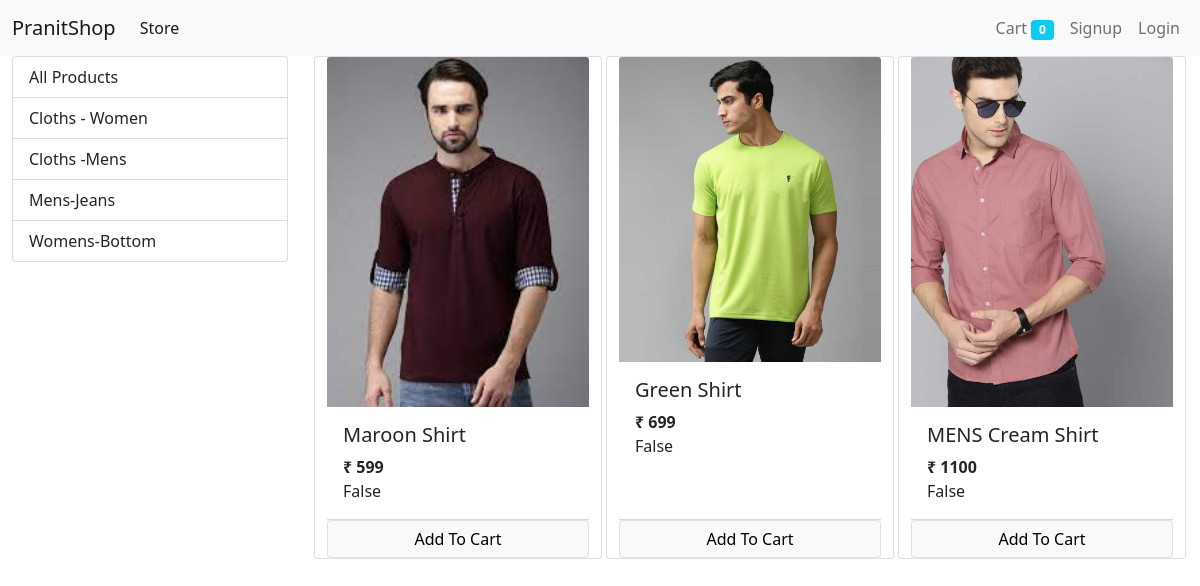
The app's page /?category=4 with its own data.
### store/models.py (models this page shows, shortened)
class Category(models.Model):
    name=models.CharField( max_length=50)
    @staticmethod
    def get_all_categories():
        return Category.objects.all()

class Product(models.Model):
    name=models.CharField(max_length=50)
    price=models.IntegerField(default=0)
    category=models.ForeignKey("store.Category",on_delete=models.CASCADE,default=1)
    description=models.CharField( max_length=200)
    image=models.ImageField(upload_to='uploads/products/')
    @staticmethod
    def get_all_product_by_categoryid(category_id):
        if category_id:
            return Product.objects.filter(category=category_id)
        else:
            return Product.get_all_product()

### store/views.py (the view, shortened to what this page needs)
# urls.py: path('',views.Index.as_view() ,name='homepage'),
class Index(View):
    def get(self,request):
        cart=request.session.get('cart')
        if not cart:
            request.session['cart']={}
        product = None
        categories = Category.get_all_categories()
        category_id=request.GET.get('category')
        if category_id:
            product=Product.get_all_product_by_categoryid(category_id)
        else:
            product=Product.get_all_product()
        data={'products': product , 'categories': categories}
        print('you are :',request.session.get('email'))
        return render(request,'store/index.html',data )

### store/templatetags/cart.py (called while the page is built)
@register.filter(name="is_in_cart")
def is_in_cart(product,cart):
    keys=cart.keys()
    for id in keys:
        if int(id)==product.id:
            return True
    return False

### store/templatetags/custom_filter.py (called while the page is built)
@register.filter(name="currency")
def currency(number):
    return "₹ "+ str(number)

### store/templates/store/index.html (shortened to what this page needs)
{% extends "store/base.html" %}
{% block content %}
{% load cart %}
{% load custom_filter %}
<div class="container-fluid">
  <div class="row">
    <div class="col-lg-3 mx-auto">
      <div class="list-group">
        <a href="/" class="list-group-item list-group-item-action ">All Products</a>
        {% for category in categories %}
        <a href="/?category={{category.id}}" class="list-group-item list-group-item-action ">{{category.name}}</a>
        {% endfor %}
      </div>
    </div>
    <div id="Products" class="col-lg-9 mx-auto">
      <div class="mx-auto row">
        {% for product in products %}
          <div class="mx-auto card mb-3" id="{{product.id}}" style="width: 18rem;">
            <img src="{{product.image.url}}" class="card-img-top" alt="Product">
            <div class="card-body">
              <h5 class="card-title">{{product.name}}</h5>
              <p class="card-text"> <b>{{product.price|currency}}</b></p>
              {{product | is_in_cart:request.session.cart}}
            </div>
            <div class="card-footer p-0  ">
              {% if product|is_in_cart:request.session.cart %}
              <div class="row no-gutters" >
                <form action="/#{{product.id}}" class="col-3 " method="post">
                  {% csrf_token %}
                  <input hidden type="text"  name="product" value="{{product.id}}">
                  <input hidden type="text"  name="remove" value="True">
                  <input type="submit" value=" - " class=" btn btn-block btn-secondary">
                </form>
                <div class="text-center col">{{product|cart_quantity:request.session.cart}} in Cart</div>
                <form action="/#{{product.id}}" class="col-3 " method="post">
                  {% csrf_token %}
                  <input hidden type="text"  name="product" value="{{product.id}}">
                  <input type="submit" value=" + " class=" btn btn-block btn-secondary">
                </form>
              </div>
              {% else %}
              <form action="/#{{product.id}}" method="POST" class="btn-block">
                <input href="#" type="submit" class="float-right btn btn-light border form-control" value="Add To Cart">
              </form>
              {% endif %}
            </div>
          </div>
        {% endfor %}
        </div>
    </div>
    </div>
</div>
{% endblock content %}

### records on screen
Category: name "Cloths - Women"
Category: name "Cloths -Mens"
Category: name "Mens-Jeans"
Category: name "Womens-Bottom"
Product: image (picture), name "Maroon Shirt", price "₹ 599", session "False"
Product: image (picture), name "Green Shirt", price "₹ 699", session "False"
Product: image (picture), name "MENS Cream Shirt", price "₹ 1100", session "False"

### other values on screen
{{ request.session.cart.keys|length }} "0"
